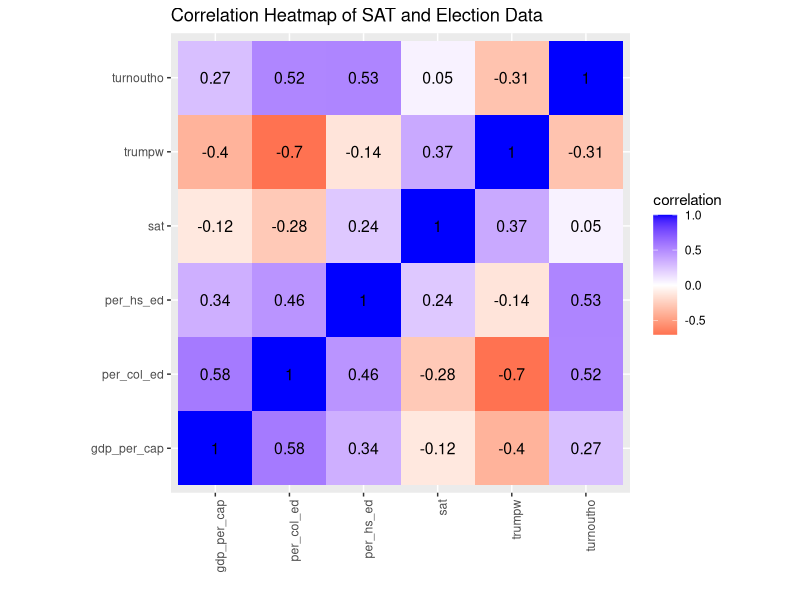
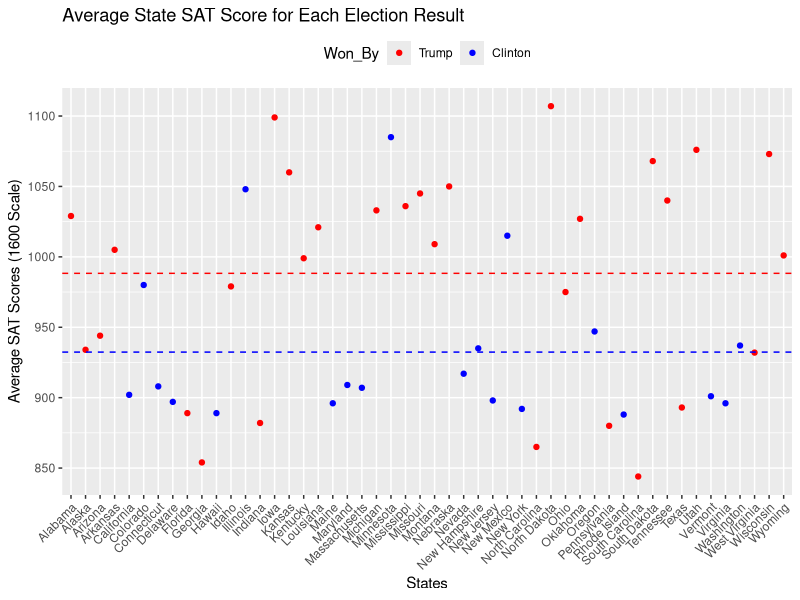
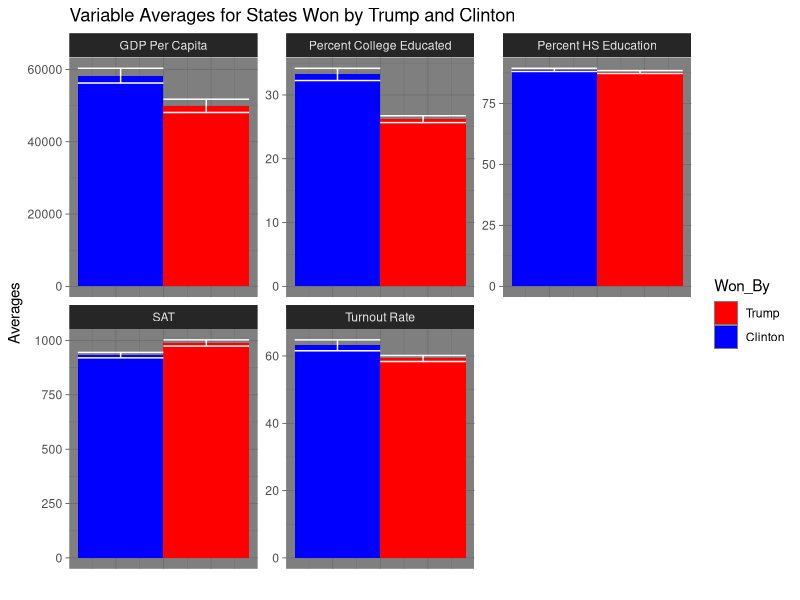
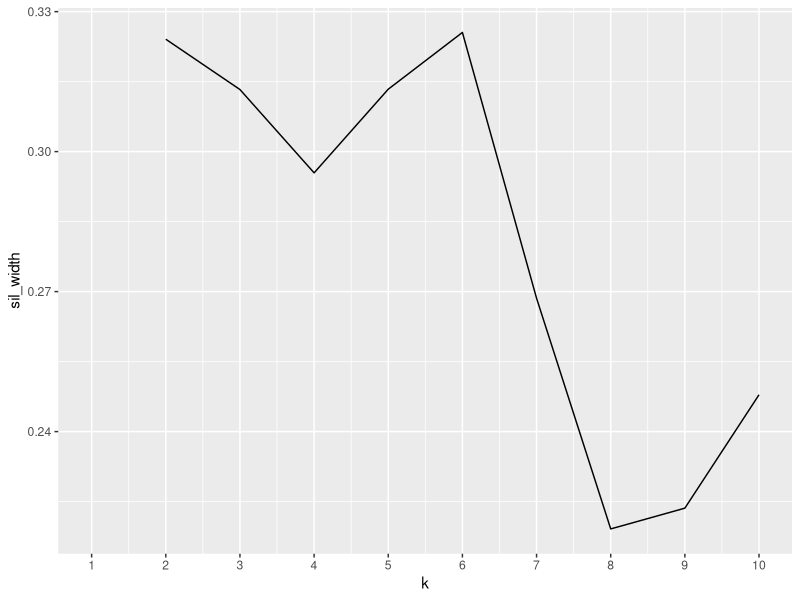
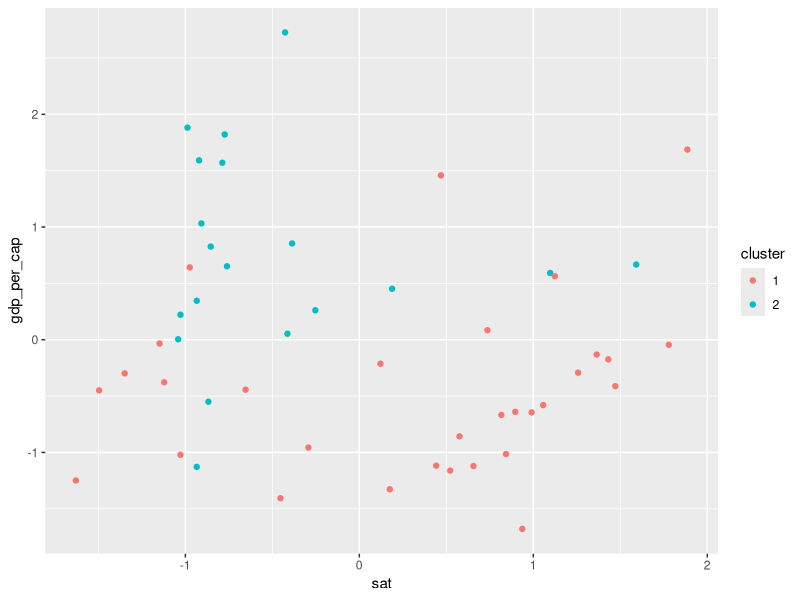
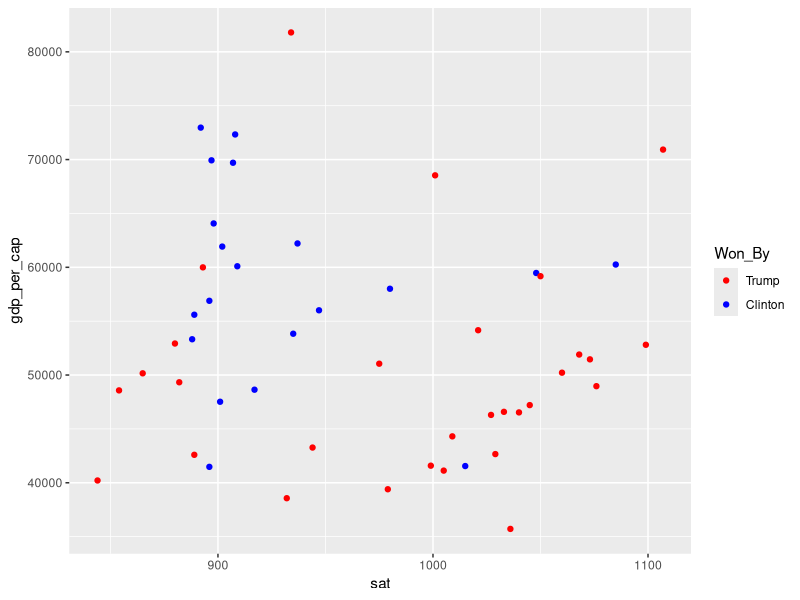
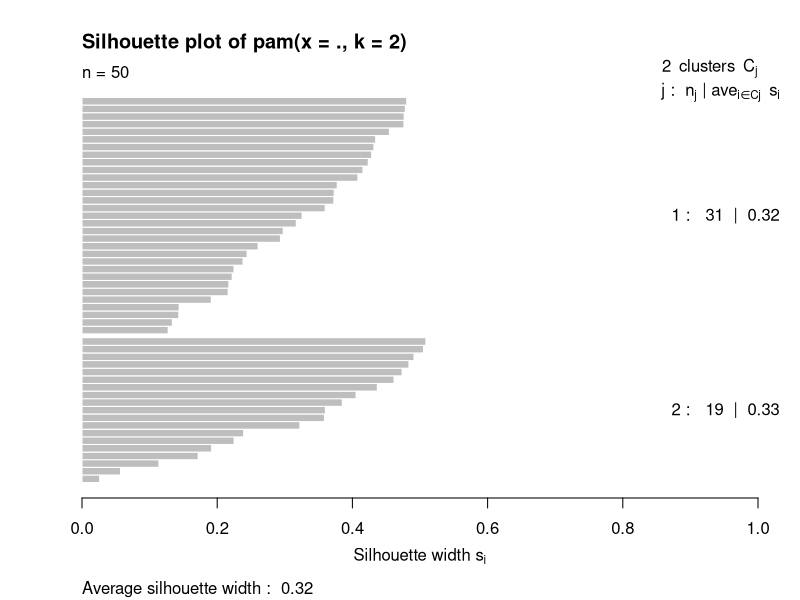
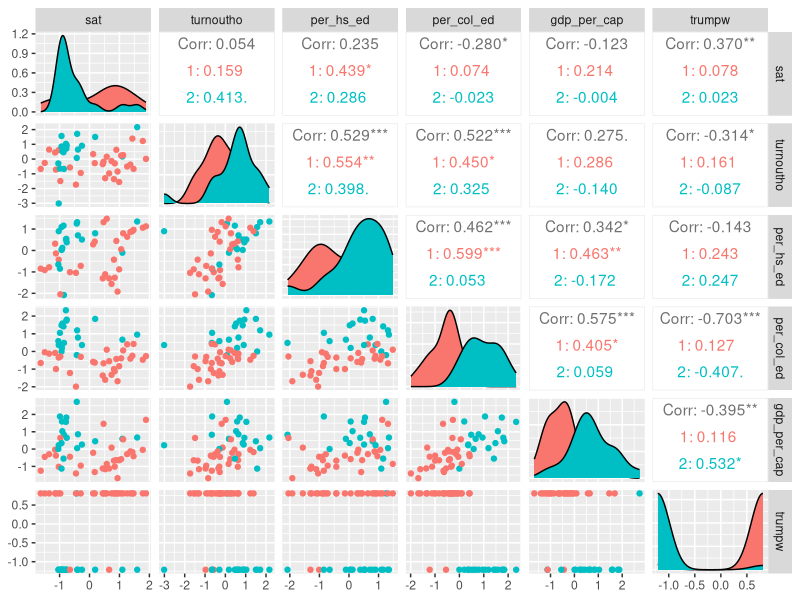

Write the R code that produced these figures, in order.
## ---- chunk 1
knitr::opts_chunk$set(echo = TRUE, eval = TRUE, fig.align = "center", warning = F, message = F,
tidy=TRUE, tidy.opts=list(width.cutoff=60), R.options=list(max.print=100))
## ---- chunk 2
library(tidyverse)
library(ggplot2)
library(dplyr)
SAT<-read.csv("SAT.csv")
glimpse(SAT)
election<-read.csv("election_turnout.csv")
glimpse(election)
satvote<-SAT %>% full_join(election, by=c("state"="state")) %>%
  select(state,sat,turnoutho,perhsed,percoled,gdppercap,trumpw) %>%
  rename("per_hs_ed"="perhsed","per_col_ed"="percoled","gdp_per_cap"="gdppercap") %>% 
  na.omit() %>% mutate(Won_By=recode(trumpw,'0'='Clinton','1'='Trump'))
glimpse(satvote)
## ---- chunk 3
c(satvote %>% filter(trumpw=="0") %>% summarise_at(c("sat","gdp_per_cap"),mean),satvote %>% filter(trumpw=="1") %>% summarise_at(c("sat","gdp_per_cap"),mean))

MetricSumm <- satvote %>% summarize_at(2:7, .funs = list(mean = mean, 
    sd = sd, var = var, max = max, min = min, n.distinct = n_distinct, 
    length = length, IQR = IQR, median = median))
glimpse(MetricSumm)

CollegeTurnout<-satvote %>% group_by(trumpw) %>% mutate('average_turnout'=mean(turnoutho)) %>%
  filter(per_col_ed>30) %>% arrange(-trumpw)
CollegeTurnout %>% select(state,trumpw,per_col_ed,average_turnout) %>% glimpse()

sat.stat<-satvote %>% group_by(trumpw) %>% 
  summarise(MEAN_SAT=mean(sat),SD_SAT=sd(sat),n=n_distinct(state),SE_SAT=sd(sat)/sqrt(n))
gdp.stat<-satvote %>% group_by(trumpw) %>% 
  summarise(MEAN_GDP=mean(gdp_per_cap),SD_GDP=sd(gdp_per_cap),n=n_distinct(state),SE_GDP=sd(gdp_per_cap)/sqrt(n))
hs.stat<-satvote %>% group_by(trumpw) %>% 
  summarise(MEAN_HS=mean(per_hs_ed),SD_HS=sd(per_hs_ed),n=n_distinct(state),SE_HS=sd(per_hs_ed)/sqrt(n))
col.stat<-satvote %>% group_by(trumpw) %>% 
  summarise(MEAN_COL=mean(per_col_ed),SD_COL=sd(per_col_ed),n=n_distinct(state),SE_COL=sd(per_col_ed)/sqrt(n))
turnout.stat<-satvote %>% group_by(trumpw) %>% 
  summarise(MEAN_turnout=mean(turnoutho),SD_turnout=sd(turnoutho),n=n_distinct(state),SE_turnout=sd(turnoutho)/sqrt(n))

stats<-sat.stat %>% full_join(gdp.stat,by=c("trumpw"="trumpw","n"="n"))%>%
  full_join(hs.stat,by=c("trumpw"="trumpw","n"="n"))%>%
  full_join(col.stat,by=c("trumpw"="trumpw","n"="n")) %>% 
  full_join(col.stat,by=c("trumpw"="trumpw","n"="n"))%>%
  mutate(Won_By=recode(trumpw,'0'='Clinton','1'='Trump')) %>% select(-trumpw) %>%
  relocate(Won_By,n) 
longstats<-stats %>% pivot_longer(3:17,names_to = "name",values_to = "value") %>% separate(name,into = c("STAT","Metric"))
glimpse(longstats)
## ---- chunk 4
satvote %>% select_if(is.numeric) %>% cor(use="pair")%>% 
  as.data.frame %>%rownames_to_column("var1") %>%
  pivot_longer(-1,names_to="var2",values_to="correlation")%>%
  ggplot(aes(var1,var2,fill=correlation))+geom_tile()+
  scale_fill_gradient2(low="red",mid="white",high="blue")+
  geom_text(aes(label=round(correlation,2)),color = "black", size = 4)+
  theme(axis.text.x = element_text(angle = 90, hjust = 1))+coord_fixed()+
  xlab("")+ylab("")+ggtitle("Correlation Heatmap of SAT and Election Data")

ggplot(satvote, aes(state,sat,color=Won_By))+geom_point(aes(group=trumpw))+theme(axis.text.x = element_text(angle=45, hjust=1),legend.position="top")+
  ggtitle("Average State SAT Score for Each Election Result")+
  scale_color_manual(breaks = c("Trump", "Clinton"),values=c("red", "blue"))+
  geom_hline(yintercept = 932.35, linetype="dashed",color="blue")+
  geom_hline(yintercept = 988.3, linetype="dashed",color="red")+
  ylim(800,1150)+
  scale_y_continuous("Average SAT Scores (1600 Scale)",breaks = seq(800,1150,50))+
  scale_x_discrete("States")

satvote %>% rename("SAT"="sat","GDP Per Capita"="gdp_per_cap","Turnout Rate"="turnoutho","Percent HS Education"="per_hs_ed","Percent College Educated"="per_col_ed")%>% 
  pivot_longer(2:6,names_to = "var1",values_to = "value") %>%
  ggplot(aes(1,value,fill=Won_By))+
  geom_bar(stat="summary",position = "dodge")+facet_wrap(~var1,scales = "free_y")+
  geom_errorbar(stat="summary",position = "dodge",color="white")+
  scale_fill_manual(breaks = c("Trump", "Clinton"),values=c("red", "blue"))+
  ggtitle("Variable Averages for States Won by Trump and Clinton")+
  theme_dark()+ylab("Averages")+xlab("")+
  theme(axis.text.x = element_blank(),axis.ticks.x = element_blank())
  
## ---- chunk 5
library(cluster)
satvote.num <-satvote %>% select_if(is.numeric) %>% scale()

sil_width <- vector()
for(i in 2:10){ 
 kms <- pam(satvote.num, k = i)
 sil_width[i] <- kms$silinfo$avg.width
}
ggplot()+geom_line(aes(x=1:10,y=sil_width))+scale_x_continuous(name="k",breaks=1:10)

pam1 <- satvote.num %>% pam(k=2)
pamclust<-satvote.num %>% as.data.frame() %>%  mutate(cluster=as.factor(pam1$clustering))
pamclust %>% ggplot(aes(sat,gdp_per_cap,color=cluster)) + geom_point()

pamclust %>% group_by(cluster) %>% summarize_if(is.numeric,mean,na.rm=T)

satvote %>% ggplot(aes(sat,gdp_per_cap,color=Won_By))+geom_point()+
  scale_color_manual(breaks = c("Trump", "Clinton"),values=c("red", "blue"))

pam1$silinfo$avg.width
plot(pam1,which=2)
#all are weak 0.26 — .5

library(GGally)
ggpairs(pamclust,columns = 1:6,aes(color=cluster))

